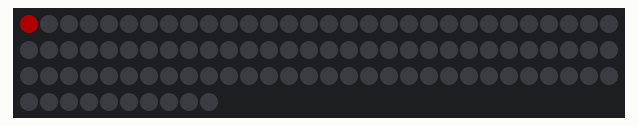
Simulated run of this program. Board: CircuitPython board. On the bench: 100 RGB LEDs in strip order, left to right, continuing on the next row. Dim RGB values are drawn brighter than linear; the interpreter's speed is modelled, so counts of loop turns are approximate.

Above: at 0.15 s.
At 1.39 s:
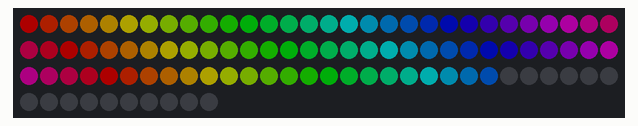
At 10.96 s:
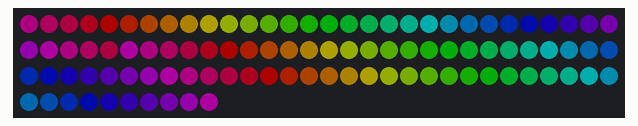
At 20.53 s:
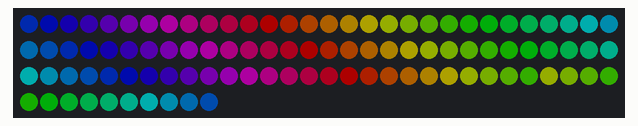
At 30.1 s:
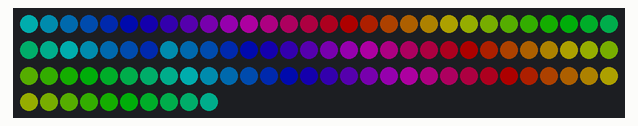
At 39.68 s:
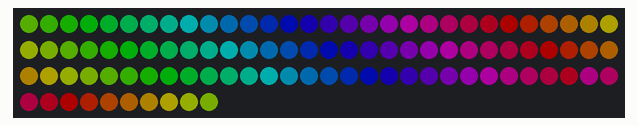

The program:

hue_wheel_sequence.py
```python
import time, random, colorsys
import board
import neopixel

def main():
    pixel_pin = board.D18
    num_pixels = 100
    ORDER = neopixel.RGB # RGB
    sleepTime = 0.01

    pixels = neopixel.NeoPixel(
        pixel_pin, num_pixels, brightness=0.2, auto_write=False, pixel_order=ORDER
    )

    try:
        rainbow = rainbowGenerator()
        while True:
            for i in range(100):
                pixels[i] = next(rainbow)
                pixels.show()
                time.sleep(sleepTime)

    except:
        pixels.fill((0, 0, 0)) # turn off all LEDs
        pixels.show()


def rainbowGenerator():
    hue = 0.0
    step = 1/(256/8)

    while True:
        rgb = colorsys.hsv_to_rgb(hue, 1.0, 1.0)
        rgbTuple = tuple(int(x * 255) for x in rgb)
        yield rgbTuple

        hue = (hue + step) % 1.0


if __name__ == "__main__":
    main()
```
